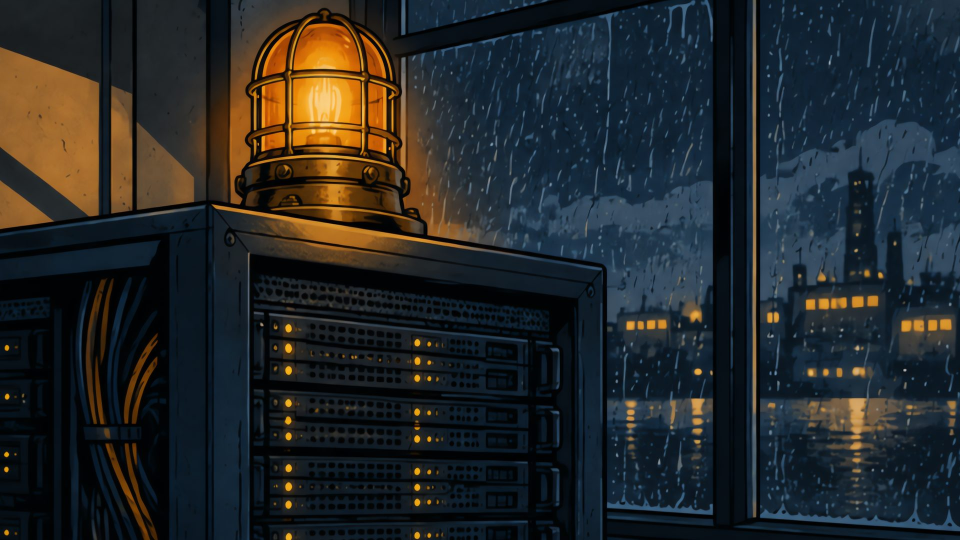
#> input picture titans-told/library/img/an_s05.jpg, 1920 x 1080 px (shown at 1/2 size)
$ python tt_thumbT.py ../library/img/an_s05.jpg out.png
#> lines starting #> are read from the running program, lines starting #| are printed output that depends on the picture
"""Titans Told thumbnail, Style T (tension): split danger-vs-success scene + huge shock words.
Owner, 6 Nov 2026: "tension, shock, twist — images and texts that force viewers to click".

Usage:
  python3 tt_thumbT.py base.png out.jpg --left "3 DAYS" --left2 "LEFT" --right "$1T" [--right2 "LATER"] [--brand TESLA] [--leftpos bottom]
  python3 tt_thumbT.py base.png out.jpg --phrase "IT ALMOST" --phrase2 "DIED. TWICE." [--brand TESLA]
  python3 tt_thumbT.py base.png out.jpg --phrase "HOW DID" --phrase2 "IT SURVIVE?" [--brand TESLA]
base.png = 16:9 tension illustration (dark/danger left, golden/success right, no text).
Left words are alarm red, right words gold, all with a thick ink outline + drop shadow so they read at 120 px.
"""
import argparse, os
from PIL import Image, ImageDraw, ImageFilter, ImageFont, ImageEnhance

HERE = os.path.dirname(os.path.abspath(__file__))
FONT = os.path.join(HERE, "..", "fonts", "Inter.ttf")
RED, GOLD, CREAM, INK = (224, 51, 43), (242, 184, 28), (246, 238, 222), (12, 12, 16)
W, H = 1280, 720
BOXES = []  # every shock word drawn so far, so the topic banner never overlaps one


# [30 lines left out: functions font, fit, word, not called in this run]


WORDFONT = os.path.join(HERE, "..", "fonts", "Michroma.ttf")


def ensure_wordfont():
    """Michroma (OFL, Google Fonts) for the wordmark and timer digits, fetched on first use."""
    if not os.path.exists(WORDFONT):
        try:  # OFL font from Google Fonts, fetched on first use
            import urllib.request
            os.makedirs(os.path.dirname(WORDFONT), exist_ok=True)
            urllib.request.urlretrieve("https://fonts.gstatic.com/s/michroma/v21/PN_zRfy9qWD8fEagAMg6.ttf", WORDFONT)
#> (this line was passed over: the network is not available in this run)
        except Exception:
            pass


# [104 lines left out: functions brand_wordmark, danger_glow, countdown, battery, topic_banner, not called in this run]


def main():
    ap = argparse.ArgumentParser()
    ap.add_argument("base"); ap.add_argument("out")
    ap.add_argument("--left"); ap.add_argument("--left2", default="")
    ap.add_argument("--right"); ap.add_argument("--right2", default="")
    ap.add_argument("--phrase"); ap.add_argument("--phrase2", default="")
    ap.add_argument("--brand", default="")
    ap.add_argument("--timer", default="", help='red countdown panel top-left, e.g. "72:00:00"')
    ap.add_argument("--timerlabel", default="UNTIL BANKRUPTCY")
    ap.add_argument("--battery", action="store_true", help="red near-empty battery icon beside the timer")
    ap.add_argument("--topic", default="", help='topic banner bottom-right, e.g. "THE HISTORY OF NIKE"')
    ap.add_argument("--phrasepos", default="center", choices=["center", "right"], help="right keeps the phrase off a face in the left half")
    ap.add_argument("--leftpos", default="top", choices=["top", "bottom"], help="bottom keeps a face in the top-left visible")
    a = ap.parse_args()
    ensure_wordfont()
    im = Image.open(a.base).convert("RGB")
#> im is the input picture: PIL image 1920x1080 RGB; mean R, G, B 36.5, 39.5, 40.4
    s = max(W / im.width, H / im.height)
    im = im.resize((int(im.width * s) + 1, int(im.height * s) + 1), Image.LANCZOS)
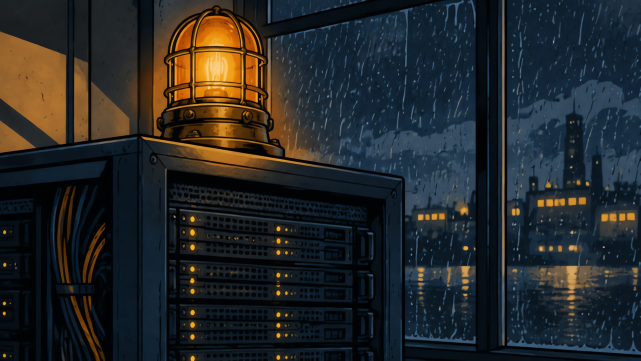
#> im: PIL image 1281x721 RGB (shown at 1/2 size); mean R, G, B 36.5, 39.5, 40.4
    im = im.crop(((im.width - W) // 2, (im.height - H) // 2, (im.width - W) // 2 + W, (im.height - H) // 2 + H))
#> im: PIL image 1280x720 RGB
    im = ImageEnhance.Contrast(im).enhance(1.12)
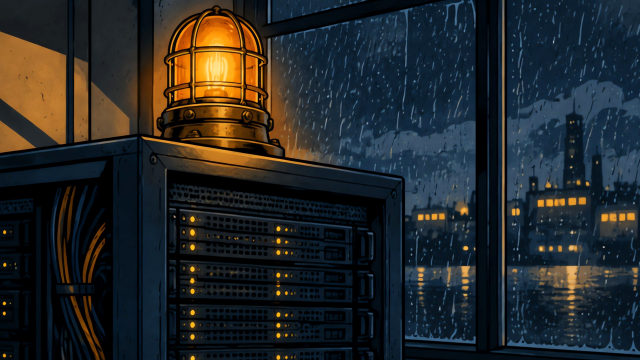
#> im: PIL image 1280x720 RGB (shown at 1/2 size); mean R, G, B 36.2, 39.4, 40.3
    lay = im.convert("RGBA")
    # vignette for punch
    vig = Image.new("L", (W, H), 0); vd = ImageDraw.Draw(vig)
    for i in range(60):
        vd.rectangle((i * 4, i * 3, W - i * 4, H - i * 3), outline=int(150 * (1 - i / 60)))
    lay.alpha_composite(Image.merge("RGBA", (Image.new("L", (W, H), 0),) * 3 + (vig.filter(ImageFilter.GaussianBlur(30)),)))
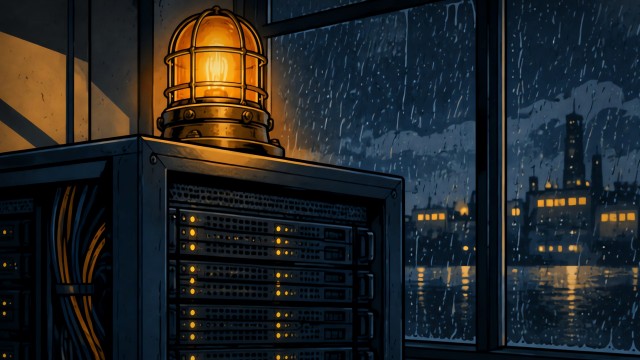
#> lay: PIL image 1280x720 RGBA (shown at 1/2 size); mean R, G, B, A 33.9, 36.8, 37.6, 255
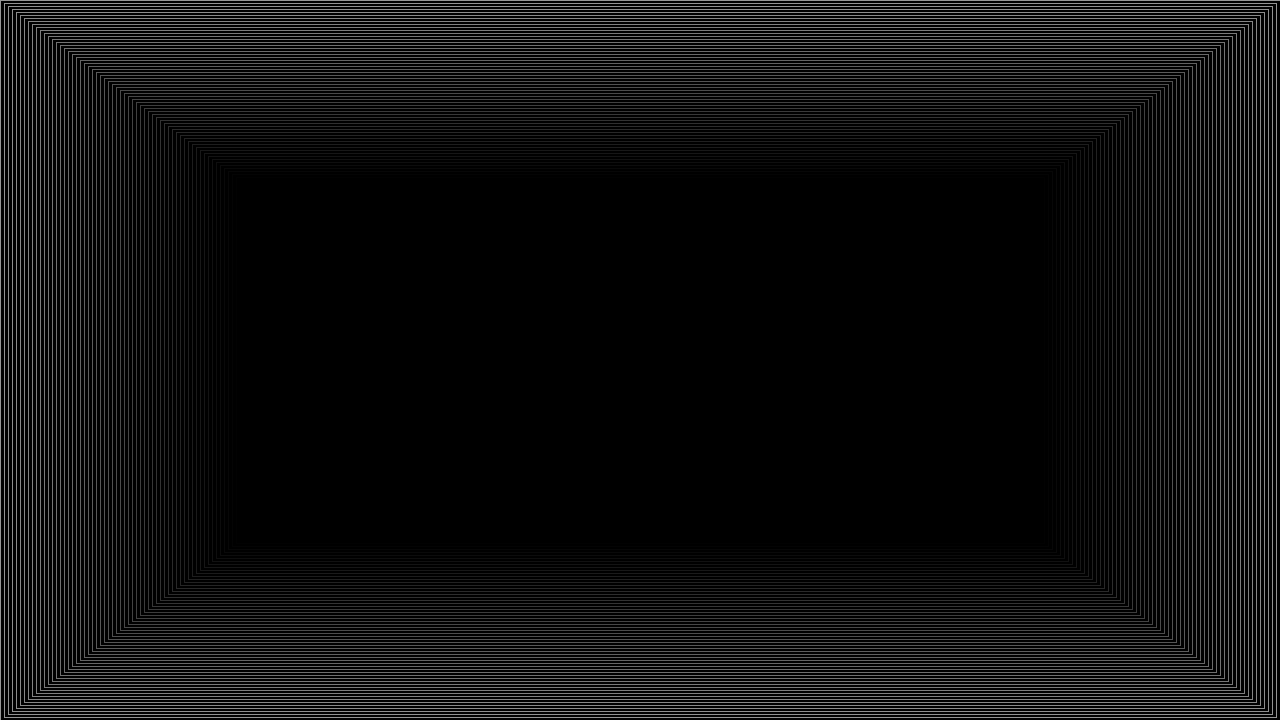
#> vig: PIL image 1280x720 L; min 0, max 150, mean 16.7
    if a.timer or a.battery:
        danger_glow(lay)
    if a.timer:
        tx1 = countdown(lay, a.timer, a.timerlabel)
        if a.battery:
            battery(lay, tx1 + 18, 30)
    elif a.battery:
        battery(lay, 36, 30)
    d = ImageDraw.Draw(lay)
    if a.left:
        f1 = fit(d, a.left, W * 0.47, 210)
        f2 = fit(d, a.left2, W * 0.40, 120) if a.left2 else None
        if a.leftpos == "bottom":
            y2 = H - 40 - (f2.size if f2 else 0)
            y1 = (y2 - 6 - f1.size) if f2 else H - 40 - f1.size
        else:
            y1 = 34; y2 = 34 + f1.size + 6
        word(lay, (40, y1), a.left, f1, RED)
        if f2:
            word(lay, (48, y2), a.left2, f2, CREAM)
        f3 = fit(d, a.right, W * 0.40, 230)
        word(lay, (W - 40, 30), a.right, f3, GOLD, anchor="ra")
        if a.right2:
            f4 = fit(d, a.right2, W * 0.36, 100)
            word(lay, (W - 46, 30 + f3.size + 6), a.right2, f4, CREAM, anchor="ra")
    elif a.phrase:
        cx, mw = (W // 2, 0.9) if a.phrasepos == "center" else (int(W * 0.735), 0.49)
        f1 = fit(d, a.phrase, W * mw, 190)
        word(lay, (cx, 26), a.phrase, f1, CREAM, anchor="ma")
        if a.phrase2:
            f2 = fit(d, a.phrase2, W * (mw + 0.02 if a.phrasepos == "center" else mw), 190)
            word(lay, (cx, 26 + f1.size + 10), a.phrase2, f2, RED, anchor="ma")
    if a.brand:
        # under the right-hand shock word when there is one, else bottom-right
        brand_wordmark(lay, a.brand.upper(), ytop=(30 + f3.size + 26) if (a.left and not a.right2) else None)
    if a.topic:
        topic_banner(lay, a.topic.upper())
    lay.convert("RGB").save(a.out, quality=92)
    print("saved", a.out)


if __name__ == "__main__":
    main()

$ run again, on titans-told/library/img/an_s07.jpg
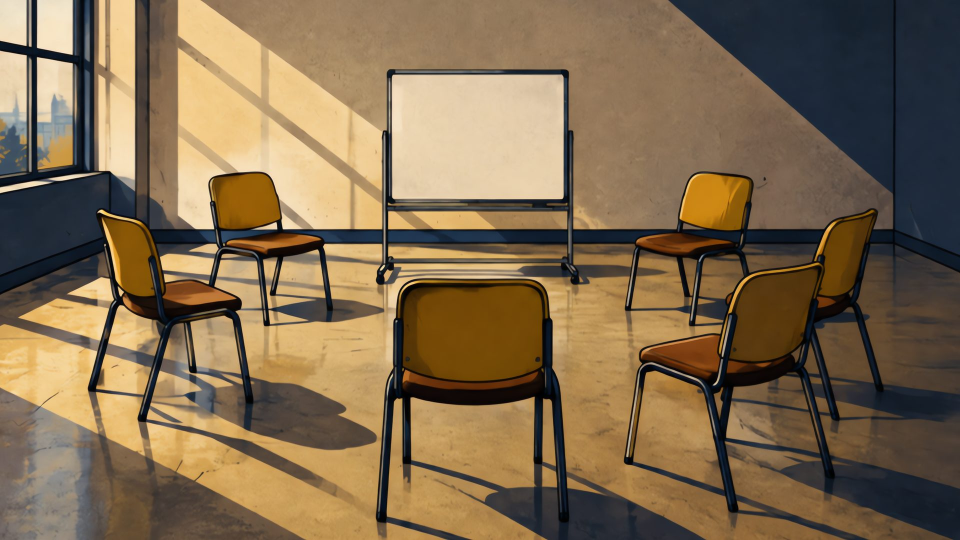
#> input picture titans-told/library/img/an_s07.jpg, 1920 x 1080 px (shown at 1/2 size)
#> in main, im is the input picture: PIL image 1920x1080 RGB; mean R, G, B 128.2, 107.1, 78.8
#> in main, `im = im.crop(((im.width - W) // 2, (im.height - H) // 2, (im.width - W..`:
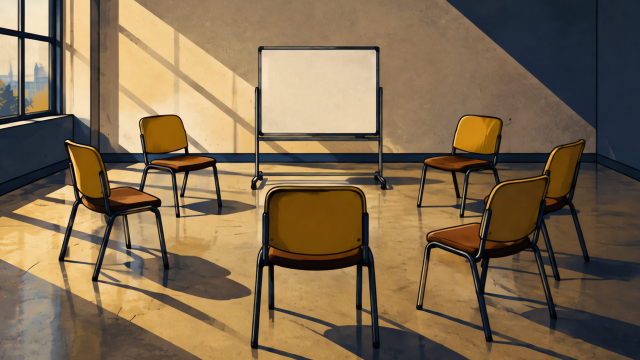
#> im: PIL image 1280x720 RGB (shown at 1/2 size); mean R, G, B 128.3, 107.2, 78.8
#> in main, `lay.alpha_composite(Image.merge("RGBA", (Image.new("L", (W, H), 0),) *..`:
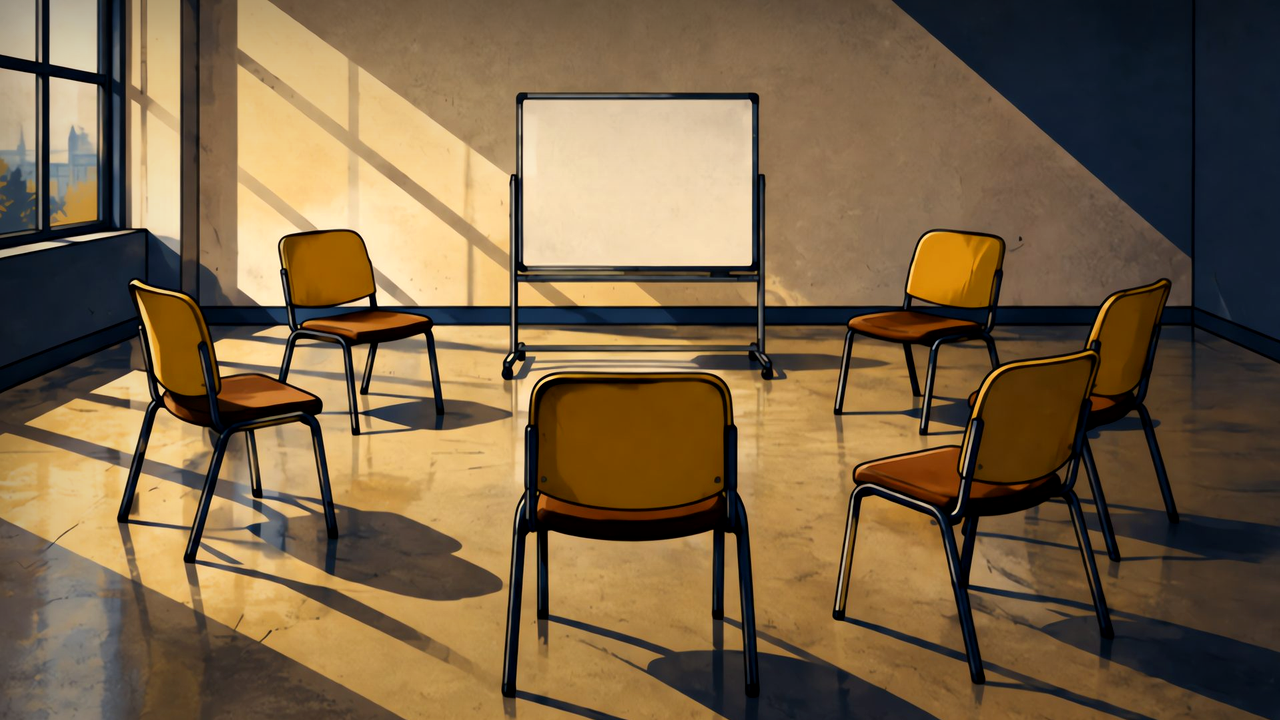
#> lay: PIL image 1280x720 RGBA; mean R, G, B, A 121.6, 99.4, 69.7, 255

$ run again, on titans-told/library/img/an_s09.jpg
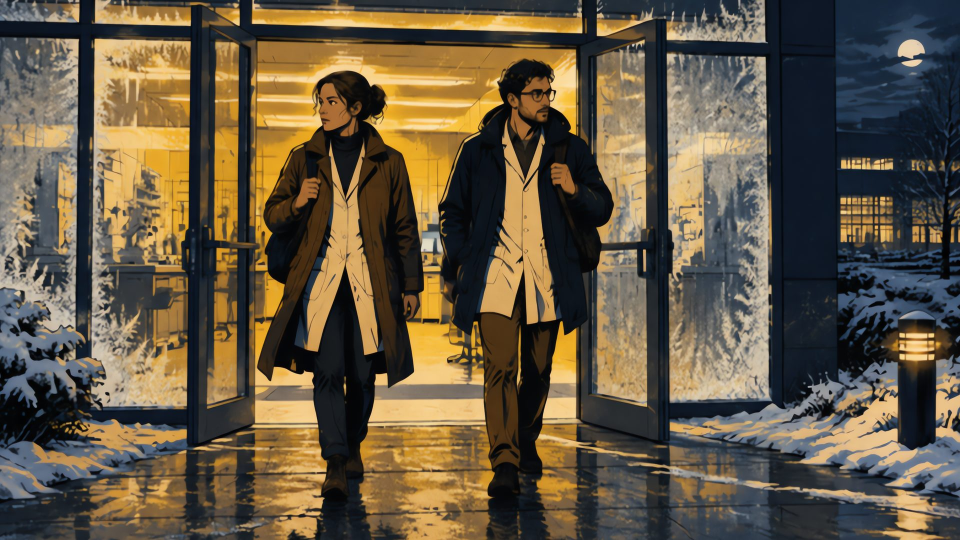
#> input picture titans-told/library/img/an_s09.jpg, 1920 x 1080 px (shown at 1/2 size)
#> in main, im is the input picture: PIL image 1920x1080 RGB; mean R, G, B 100.8, 88.1, 67.3
#> in main, `im = im.crop(((im.width - W) // 2, (im.height - H) // 2, (im.width - W..`:
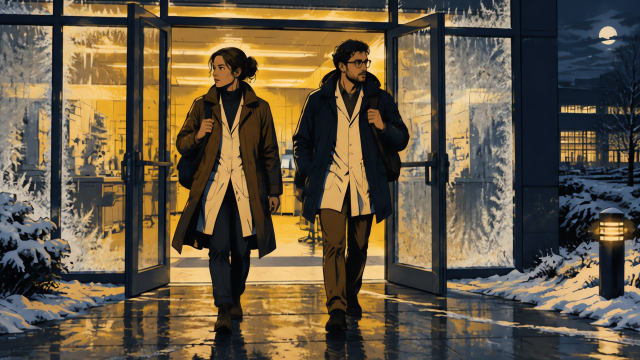
#> im: PIL image 1280x720 RGB (shown at 1/2 size); mean R, G, B 100.8, 88.2, 67.3
#> in main, `lay.alpha_composite(Image.merge("RGBA", (Image.new("L", (W, H), 0),) *..`:
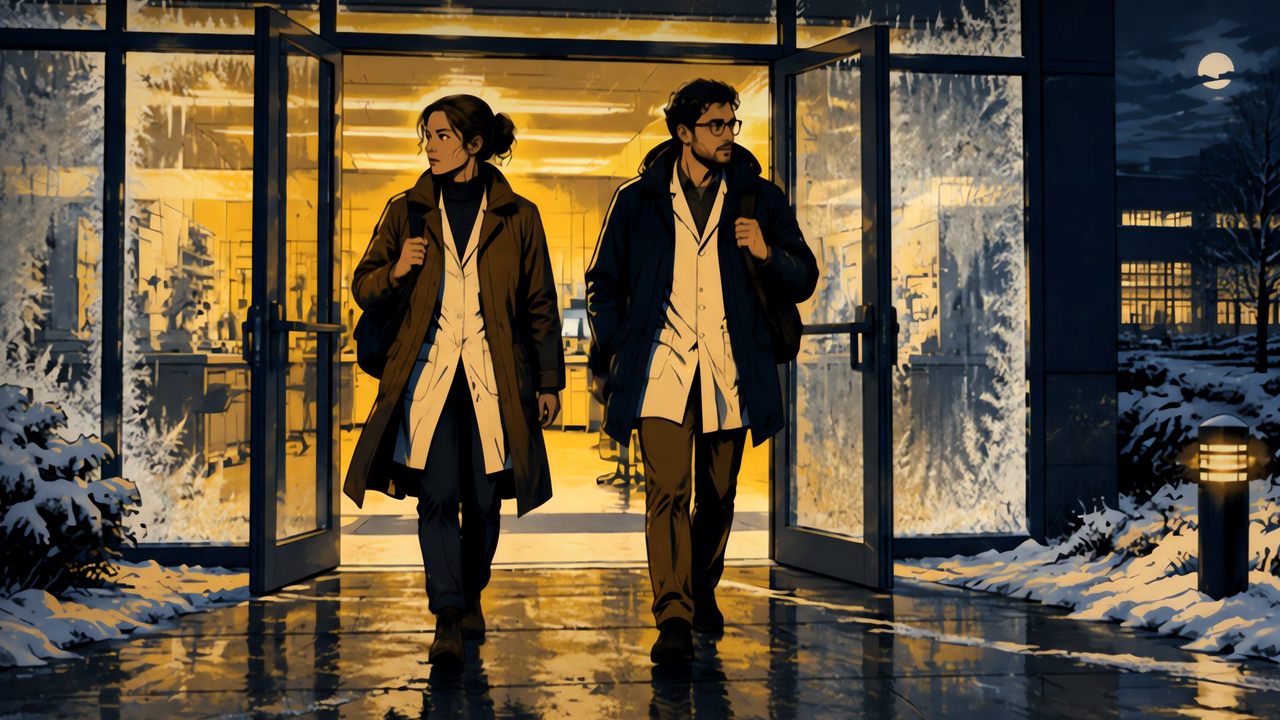
#> lay: PIL image 1280x720 RGBA; mean R, G, B, A 95, 81.7, 59.4, 255
